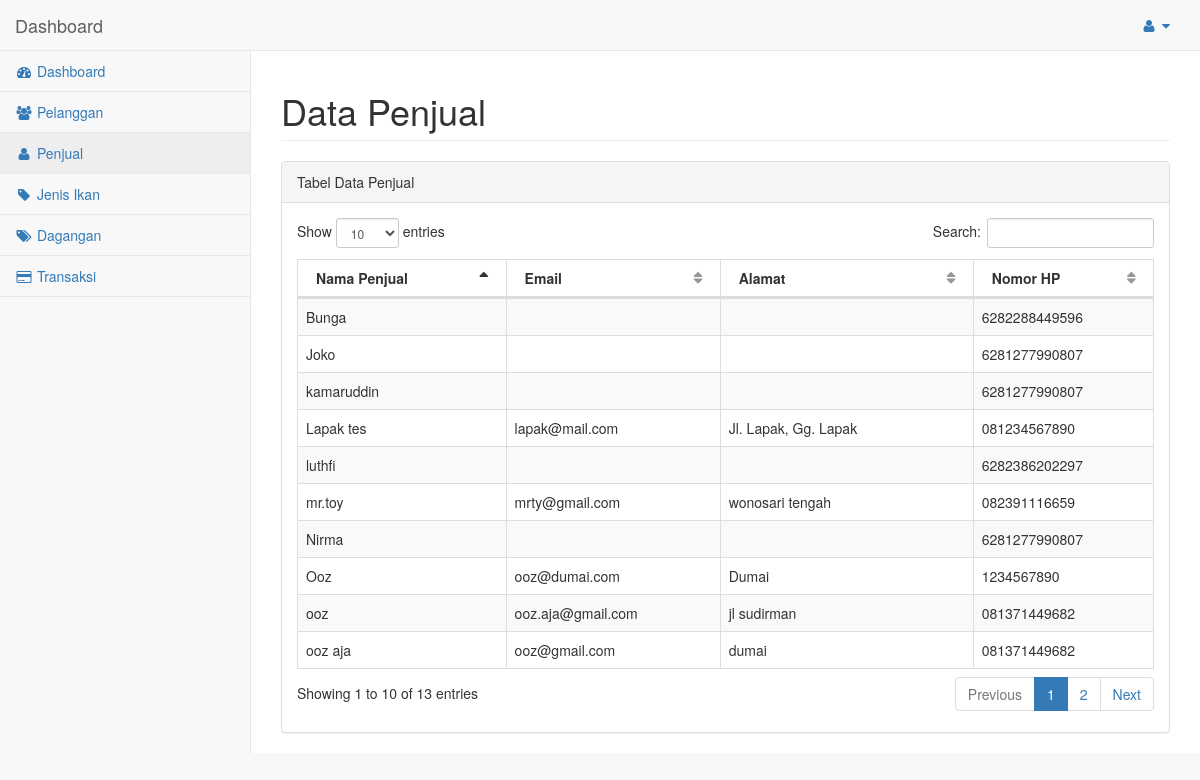
Page /web-admin/onfish/pages/penjual.php (signed in) on the committed database.
### tables this page shows
CREATE TABLE `penjual` (
  `id_penjual` int(11) NOT NULL,
  `nama_penjual` varchar(50) NOT NULL,
  `email` text NOT NULL,
  `password` varchar(100) NOT NULL,
  `no_hp` text NOT NULL,
  `alamat` text NOT NULL,
  `lat` text NOT NULL,
  `lon` text NOT NULL
);

### web-admin/onfish/pages/penjual.php (the view, shortened to what this page needs)
<?php
if (empty($_SESSION)) {
	header("location:index.php");
}
else{
	include("koneksi.php");
?>
<!DOCTYPE html>
<html lang="en">
<?php
include("head.php");
?>
<body>
    <div id="wrapper">
	<?php include("nav.php"); ?>
	<div id="page-wrapper">
            <div class="row">
                <div class="col-lg-12">
                    <h1 class="page-header">Data Penjual</h1>
                </div>
            </div>
            <div class="row">
                <div class="col-lg-12">
                    <div class="panel panel-default">
                        <div class="panel-heading">
                            Tabel Data Penjual
                        </div>
                        <div class="panel-body">
							<!--<div class="well">
                                <a class="btn btn-primary btn-lg btn-block" href="petani_add.php"><i class="fa fa-plus"></i>&nbsp;Penjual</a>
                            </div>-->
                            <table width="100%" class="table table-striped table-bordered table-hover" id="dataTables-example">
                                <thead>
                                    <tr>
                                        <th>Nama Penjual</th>
                                        <th>Email</th>
                                        <th>Alamat</th>
                                        <th>Nomor HP</th>
                                    </tr>
                                </thead>
                                <tbody>
								<?php
									$query = "select * from `penjual`";
									$eksekusi = mysqli_query($koneksi, $query);
									while($row = mysqli_fetch_array($eksekusi)){
								?>
                                    <tr class="gradeU">
										<td><?php echo $row['nama_penjual'];?></td>
                                        <td><?php echo $row['email'];?></td>
										<td><?php echo $row['alamat'];?></td>
										<td><?php echo $row['no_hp'];?></td>
                                    </tr>
                                <?php
									}
								?>
                                </tbody>
                            </table>
                        </div>
                    </div>
                </div>
            </div>
        </div>
    </div>
</body>
</html>
<?php
}
?>

### rows in the picture
penjual: nama_penjual "Bunga", no_hp "6282288449596"
penjual: nama_penjual "Nirma", no_hp "6281277990807"
penjual: nama_penjual "kamaruddin", no_hp "6281277990807"
penjual: nama_penjual "luthfi", no_hp "6282386202297"
penjual: nama_penjual "Joko", no_hp "6281277990807"
penjual: nama_penjual "Lapak tes", email "lapak@mail.com", alamat "Jl. Lapak, Gg. Lapak", no_hp "081234567890"
penjual: nama_penjual "mr.toy", email "mrty@gmail.com", alamat "wonosari tengah", no_hp "082391116659"
penjual: nama_penjual "Ooz", email "ooz@dumai.com", alamat "Dumai", no_hp "1234567890"
penjual: nama_penjual "ooz", email "ooz.aja@gmail.com", alamat "jl sudirman", no_hp "081371449682"
penjual: nama_penjual "ooz aja", email "ooz@gmail.com", alamat "dumai", no_hp "081371449682"
